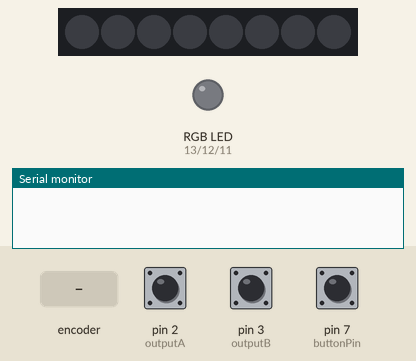
Recording of a sketch running on a simulated Arduino Uno, built with avr-gcc and run on an emulated ATmega328P. Parts: 8 RGB LEDs in strip order, left to right, an RGB LED mixed from three pins (HIGH = lit), the last lines printed to the serial monitor. Dashed ring = blinking. Inputs (shaded band) come from the test bench; at power-on: pin 7 (buttonPin) HIGH, pin 2 (outputA) HIGH, pin 3 (outputB) HIGH. Dim RGB values are drawn brighter than linear.

Above: at 1.2 s.
1.3 s: pin 7 (buttonPin) pulled LOW for 3.2 s
At 5.1 s:
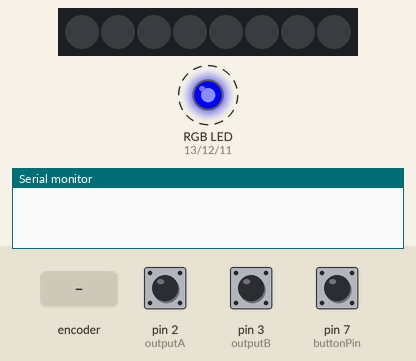
6.0 s: rotary encoder on pin 2 (outputA) / pin 3 (outputB) turned 3 steps (first pin leading)
At 6.9 s:
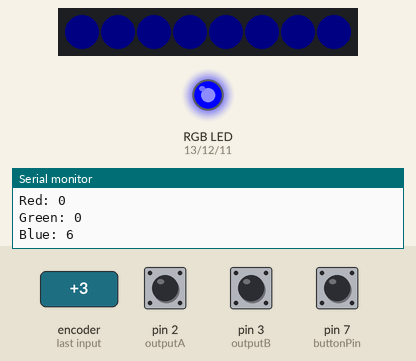
8.1 s: pin 7 (buttonPin) pulled LOW for 0.15 s
At 9.3 s:
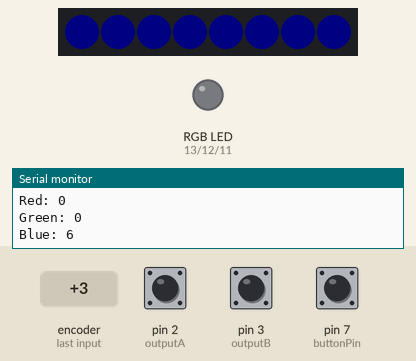
10.1 s: pin 7 (buttonPin) pulled LOW for 1 s
At 11.4 s:
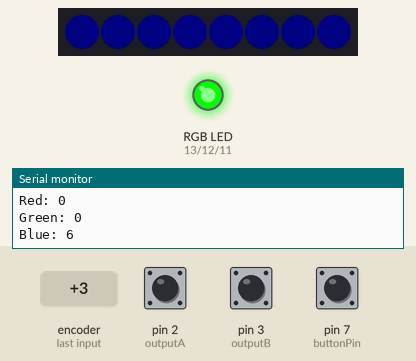
12.6 s: rotary encoder on pin 2 (outputA) / pin 3 (outputB) turned 3 steps (first pin leading)
At 14.3 s:
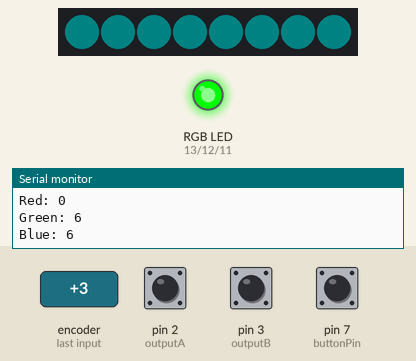
14.7 s: rotary encoder on pin 2 (outputA) / pin 3 (outputB) turned 1 step (first pin leading)
At 15.6 s:
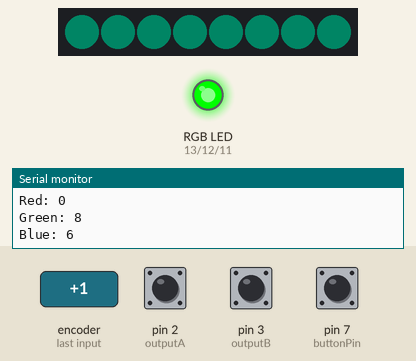
Timing chart, 0 to 17.4 s (numbered marks = the images above; inputs shaded):
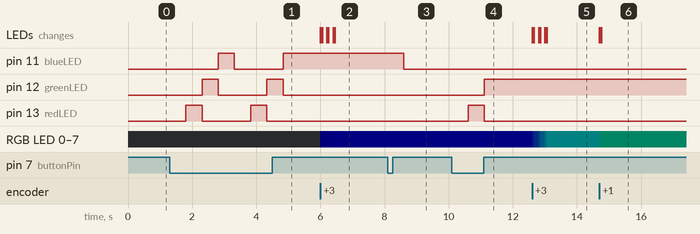

The sketch:

rgb_potion_final.ino
```cpp
//Thanks to Dejan Nedelkovski, www.HowToMechatronics.com

//define outputs
#define outputA 2
#define outputB 3

#include <Adafruit_NeoPixel.h>

//define pin and leds for the neopixel stick
#define PIN 4
#define N_LEDS 8

Adafruit_NeoPixel strip = Adafruit_NeoPixel(N_LEDS, PIN, NEO_GRB + NEO_KHZ800);

//set button pin
int buttonPin = 7;

//set led pins
int redLED = 13;
int greenLED = 12;
int blueLED = 11;

//set states for use with encoder
int aState;
int aLastState;

//int for mode
int mode = 0;

//colour values
int rColour = 0;
int gColour = 0;
int bColour = 0;

void setup() {
  pinMode (outputA,INPUT);
  pinMode (outputB,INPUT);

  pinMode (redLED,OUTPUT);
  pinMode (greenLED,OUTPUT);
  pinMode (blueLED,OUTPUT);

  strip.begin();

  Serial.begin (9600);
  // Reads the initial state of the outputA
  aLastState = digitalRead(outputA);
}

//function for button push detection
boolean isButtonPushDown(void){
  if(!digitalRead(buttonPin)){
    delay(5);
    if(!digitalRead(buttonPin))
      return true;
  }
  return false;
}

void loop() {

  //setup leds to show what mode is being adjusted
  if (mode == 0) {
    digitalWrite(redLED, LOW);
    digitalWrite(greenLED, LOW);
    digitalWrite(blueLED, LOW);
  }
  if (mode == 1) {
    digitalWrite(redLED, HIGH);
    digitalWrite(greenLED, LOW);
    digitalWrite(blueLED, LOW);

  }
  if (mode == 2) {
    digitalWrite(redLED, LOW);
    digitalWrite(greenLED, HIGH);
    digitalWrite(blueLED, LOW);
  }
  if (mode == 3) {
    digitalWrite(redLED, LOW);
    digitalWrite(greenLED, LOW);
    digitalWrite(blueLED, HIGH);
  }

  //when button is pushed change mode
  if(isButtonPushDown()) {
    if (mode < 3) {
      mode++;
  }
    else {
      mode = 0;
    }
    delay(500);
  }

  aState = digitalRead(outputA); // Reads the "current" state of the outputA
  // If the previous and the current state of the outputA are different, that means a Pulse has occured
  if (aState != aLastState){
    // If the outputB state is different to the outputA state, that means the encoder is rotating clockwise
    if (digitalRead(outputB) != aState) {

      //depending on mode change r/g/b colour - if the number goes over 255 reset to 0 and vice-versa
      if (mode == 1) {
        if (rColour < 255) {
          ++rColour;
        }
        else {
          rColour = 0;
        }
      }
      if (mode == 2) {
        if (gColour < 255) {
          ++gColour;
        }
        else {
          gColour = 0;
        }
      }
      if (mode == 3) {
        if (bColour < 255) {
          ++bColour;
        }
        else {
          bColour = 0;
        }
      }

    } else {

      if (mode == 1) {
        if (rColour > 0) {
          --rColour;
        }
        else {
          rColour = 255;
        }
      }
      if (mode == 2) {
        if (gColour > 0) {
          --gColour;
        }
        else {
          gColour = 255;
        }
      }
      if (mode == 3) {
        if (bColour > 0) {
          --bColour;
        }
        else {
          bColour = 255;
        }
      }

    }

    //print out led values
    Serial.print("Red: ");
    Serial.println(rColour);
    Serial.print("Green: ");
    Serial.println(gColour);
    Serial.print("Blue: ");
    Serial.println(bColour);

    //this loop applies the led values to the neopixels
    for (int i = 0; i < N_LEDS; i++) {
      strip.setPixelColor(i, rColour, gColour, bColour);
    }

    //display the neopixels
    strip.show();
    delay(10);

  }
  aLastState = aState; // Updates the previous state of the outputA with the current state
}
```

Measured:
- after the input at 1.3 s, pin 11 (blueLED): LOW → HIGH after 1.5 s, → LOW 0.51 s later, → HIGH 1.5 s later; pin 12 (greenLED): alternates HIGH for 0.51 s and LOW for 1.5 s, starting after 1.0 s; pin 13 (redLED): alternates HIGH for 0.51 s and LOW for 1.5 s, starting after 0.51 s
- after the input at 6.0 s, the LEDs: first change at once (image 2 shows a later state)
- after the input at 8.1 s, pin 11 (blueLED): HIGH → LOW after 0.51 s
- after the input at 10.1 s, pin 12 (greenLED): LOW → HIGH after 1.0 s; pin 13 (redLED): LOW → HIGH after 0.51 s, → LOW 0.51 s later
- after the input at 12.6 s, the LEDs: first change at once (image 5 shows a later state)
- after the input at 14.7 s, RGB LED 0–7: RGB(0, 6, 6) → RGB(0, 7, 6) at once, → RGB(0, 8, 6) 0.05 s later; the LEDs: first change at once (image 6 shows a later state)
